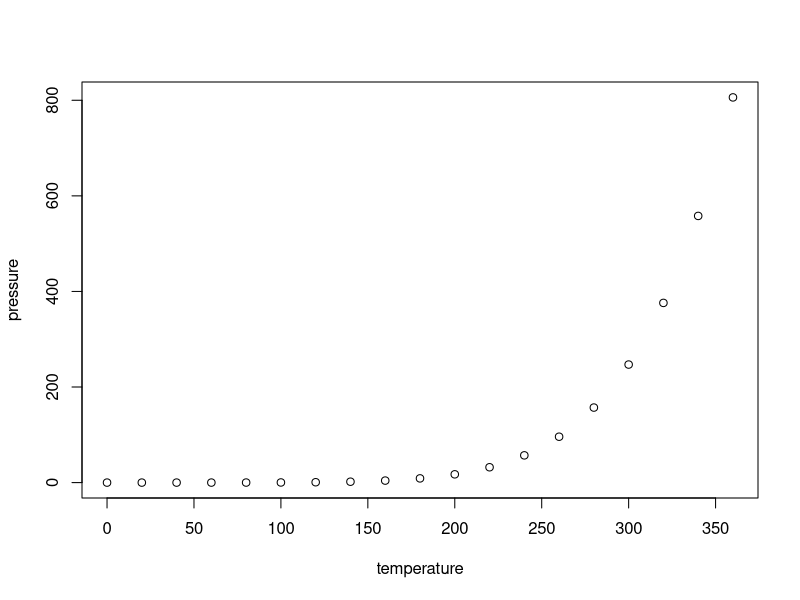
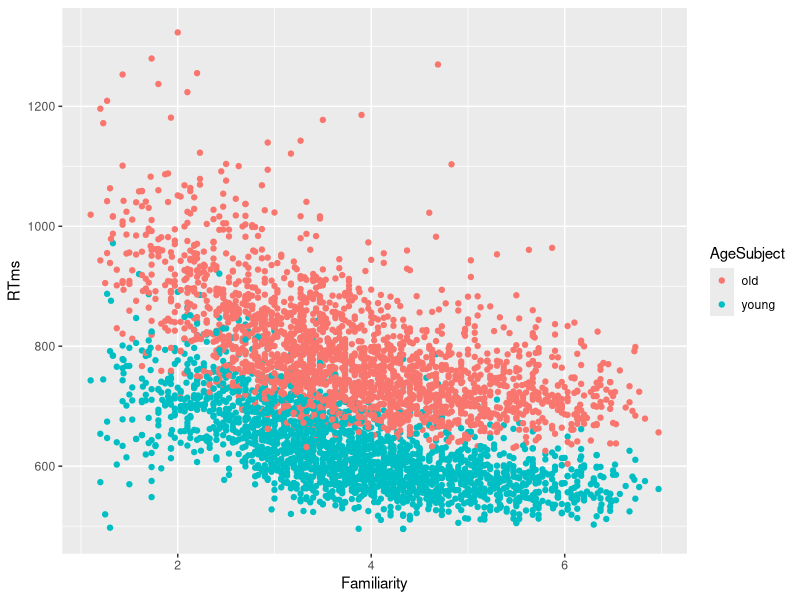
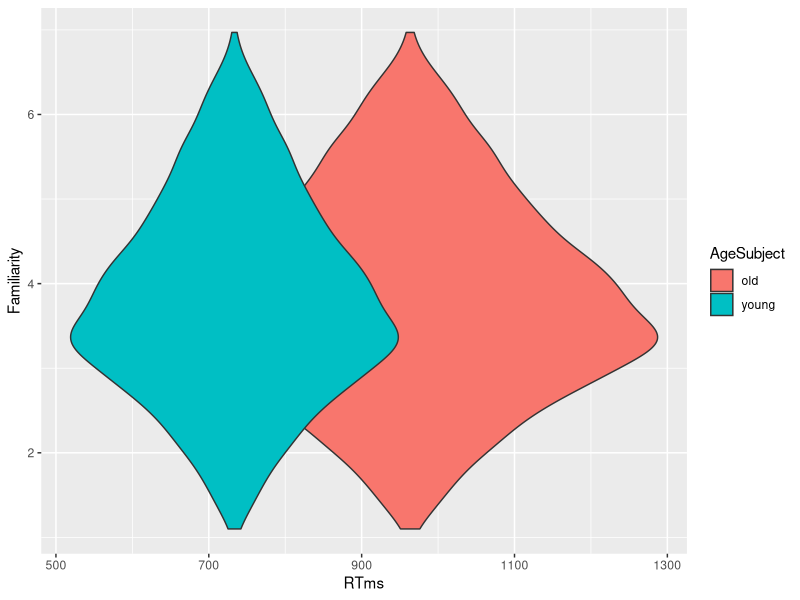
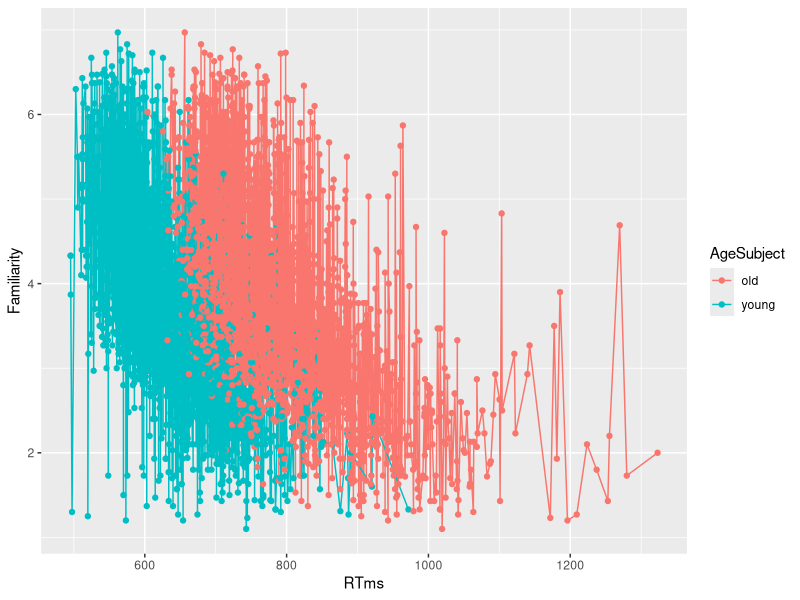
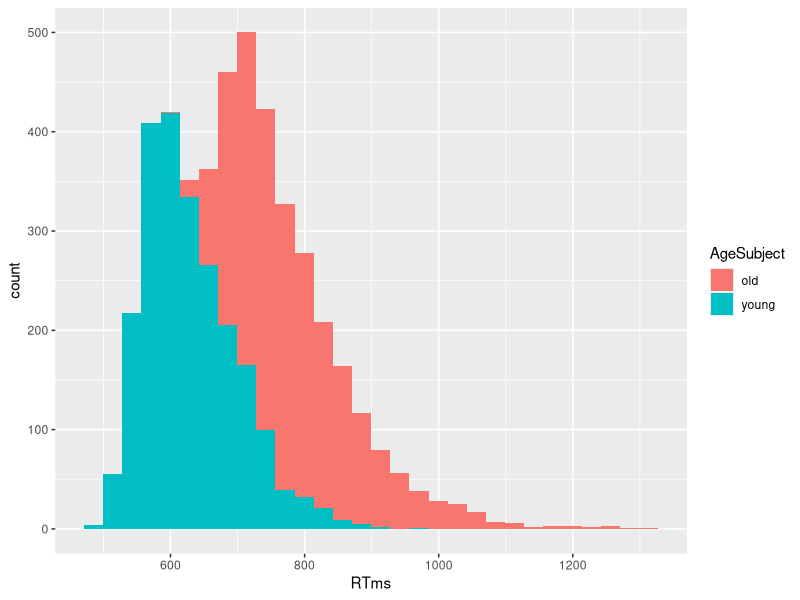
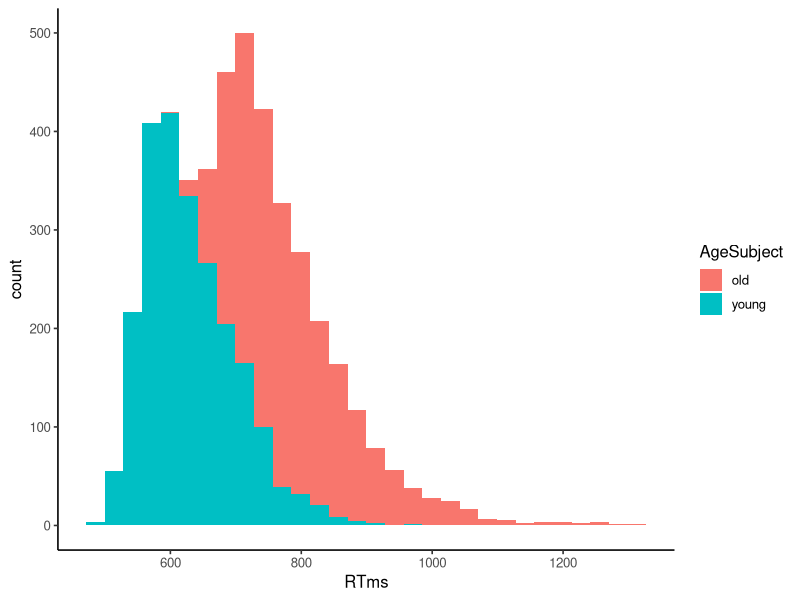

Recreate these plots in R, in order.
## ---- chunk 1
knitr::opts_chunk$set(echo = TRUE)
## ---- chunk 2
summary(cars)
## ---- chunk 3
plot(pressure)
## ---- chunk 4
library(tidyverse)
d = read_csv("english.csv")
d$RTms = exp(d$RTlexdec)
#TODO: your code here
## ---- chunk 5

## ---- chunk 6

## ---- chunk 7

## ---- chunk 8
# scatterplot: geom_point()
ggplot(d, aes(x=Familiarity, y=RTms, colour=AgeSubject)) +
  geom_point() 
## ---- chunk 9
# violin plot (powerful but violin plots are not so useful in many cases)
ggplot(d, aes(x=RTms, y=Familiarity, fill=AgeSubject)) +
  geom_violin() 
## ---- chunk 10
# plot that makes points....and then add lines
ggplot(d, aes(x=RTms, y=Familiarity, colour=AgeSubject, group=AgeSubject)) +
  geom_line() + 
  geom_point()  
## ---- chunk 11
# histogram
(ggplot(d, aes(x=RTms, fill=AgeSubject)) +
  geom_histogram() )
## ---- chunk 12
# now do the colored histogram by word
ggplot(d, aes(x=RTms, fill=AgeSubject)) +
  geom_histogram() +
  theme_classic(12)

head(d)
## ---- chunk 13

## ---- chunk 14
smallset = sample_n(d, 60)
## ---- chunk 15

## ---- chunk 16
x = c(1, 2, 3, 4, 5)
y = c(1, 2, 3, 4, 100000000)
## ---- chunk 17
u = runif(10000, 0, 1)
n = rnorm(10000, 0, 1)

d = tibble(unif=u, norm=n)
## ---- chunk 18

## ---- chunk 19

